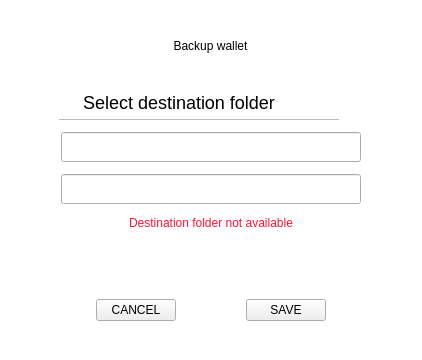
<?xml version="1.0" encoding="UTF-8"?>
<ui version="4.0">
 <class>SettingsBackup</class>
 <widget class="QDialog" name="SettingsBackup">
  <property name="geometry">
   <rect>
    <x>0</x>
    <y>0</y>
    <width>400</width>
    <height>350</height>
   </rect>
  </property>
  <property name="windowTitle">
   <string>Form</string>
  </property>
  <property name="styleSheet">
   <string notr="true">#SettingsBackup{
  background-color:transparent;
  border:none;
}</string>
  </property>
  <layout class="QVBoxLayout" name="verticalLayout">
   <property name="leftMargin">
    <number>20</number>
   </property>
   <property name="topMargin">
    <number>20</number>
   </property>
   <property name="rightMargin">
    <number>20</number>
   </property>
   <property name="bottomMargin">
    <number>20</number>
   </property>
   <item>
    <widget class="QFrame" name="frame">
     <property name="minimumSize">
      <size>
       <width>0</width>
       <height>320</height>
      </size>
     </property>
     <property name="autoFillBackground">
      <bool>false</bool>
     </property>
     <property name="styleSheet">
      <string notr="true">#frame{
  background-color: white;
  padding: 10px 10px 10px 10px;
  border-radius: 20px;
}</string>
     </property>
     <property name="frameShape">
      <enum>QFrame::StyledPanel</enum>
     </property>
     <property name="frameShadow">
      <enum>QFrame::Raised</enum>
     </property>
     <layout class="QVBoxLayout" name="verticalLayout_2">
      <property name="spacing">
       <number>12</number>
      </property>
      <item alignment="Qt::AlignHCenter">
       <widget class="QLabel" name="labelTitle">
        <property name="maximumSize">
         <size>
          <width>16777215</width>
          <height>40</height>
         </size>
        </property>
        <property name="text">
         <string>Backup wallet</string>
        </property>
        <property name="alignment">
         <set>Qt::AlignCenter</set>
        </property>
       </widget>
      </item>
      <item>
       <spacer name="verticalSpacer_6">
        <property name="orientation">
         <enum>Qt::Vertical</enum>
        </property>
        <property name="sizeType">
         <enum>QSizePolicy::Fixed</enum>
        </property>
        <property name="sizeHint" stdset="0">
         <size>
          <width>20</width>
          <height>20</height>
         </size>
        </property>
       </spacer>
      </item>
      <item>
       <layout class="QHBoxLayout" name="horizontalLayout">
        <item>
         <widget class="QPushButton" name="btnFolder">
          <property name="minimumSize">
           <size>
            <width>300</width>
            <height>35</height>
           </size>
          </property>
          <property name="maximumSize">
           <size>
            <width>300</width>
            <height>16777215</height>
           </size>
          </property>
          <property name="layoutDirection">
           <enum>Qt::RightToLeft</enum>
          </property>
          <property name="styleSheet">
           <string notr="true">padding:8px;
border:none;
font-size:18px;
border-bottom:1px solid #bababa;
margin-left:20px;</string>
          </property>
          <property name="text">
           <string>Select destination folder</string>
          </property>
          <property name="iconSize">
           <size>
            <width>20</width>
            <height>20</height>
           </size>
          </property>
         </widget>
        </item>
        <item>
         <widget class="QPushButton" name="pushButton">
          <property name="styleSheet">
           <string notr="true">background-color:transparent;
border:none;</string>
          </property>
          <property name="text">
           <string/>
          </property>
          <property name="icon">
           <iconset resource="../../veil.qrc">
            <normaloff>:/icons/ic-folder-png</normaloff>:/icons/ic-folder-png</iconset>
          </property>
          <property name="iconSize">
           <size>
            <width>20</width>
            <height>20</height>
           </size>
          </property>
         </widget>
        </item>
       </layout>
      </item>
      <item alignment="Qt::AlignHCenter">
       <widget class="QLineEdit" name="editPassword">
        <property name="minimumSize">
         <size>
          <width>300</width>
          <height>30</height>
         </size>
        </property>
        <property name="maximumSize">
         <size>
          <width>300</width>
          <height>16777215</height>
         </size>
        </property>
        <property name="alignment">
         <set>Qt::AlignCenter</set>
        </property>
       </widget>
      </item>
      <item alignment="Qt::AlignHCenter">
       <widget class="QLineEdit" name="editConfirm">
        <property name="minimumSize">
         <size>
          <width>300</width>
          <height>30</height>
         </size>
        </property>
        <property name="maximumSize">
         <size>
          <width>300</width>
          <height>16777215</height>
         </size>
        </property>
        <property name="alignment">
         <set>Qt::AlignCenter</set>
        </property>
       </widget>
      </item>
      <item alignment="Qt::AlignHCenter">
       <widget class="QLabel" name="errorMessage">
        <property name="styleSheet">
         <string notr="true">color:#fd1337;</string>
        </property>
        <property name="text">
         <string>Destination folder not available</string>
        </property>
        <property name="alignment">
         <set>Qt::AlignCenter</set>
        </property>
       </widget>
      </item>
      <item>
       <spacer name="verticalSpacer_5">
        <property name="orientation">
         <enum>Qt::Vertical</enum>
        </property>
        <property name="sizeHint" stdset="0">
         <size>
          <width>20</width>
          <height>40</height>
         </size>
        </property>
       </spacer>
      </item>
      <item>
       <layout class="QHBoxLayout" name="horizontalLayout_2">
        <item>
         <spacer name="horizontalSpacer_2">
          <property name="orientation">
           <enum>Qt::Horizontal</enum>
          </property>
          <property name="sizeHint" stdset="0">
           <size>
            <width>40</width>
            <height>20</height>
           </size>
          </property>
         </spacer>
        </item>
        <item>
         <widget class="QPushButton" name="btnEsc">
          <property name="text">
           <string>CANCEL</string>
          </property>
         </widget>
        </item>
        <item>
         <spacer name="horizontalSpacer_4">
          <property name="orientation">
           <enum>Qt::Horizontal</enum>
          </property>
          <property name="sizeHint" stdset="0">
           <size>
            <width>40</width>
            <height>20</height>
           </size>
          </property>
         </spacer>
        </item>
        <item>
         <widget class="QPushButton" name="btnSave">
          <property name="text">
           <string>SAVE</string>
          </property>
         </widget>
        </item>
        <item>
         <spacer name="horizontalSpacer_3">
          <property name="orientation">
           <enum>Qt::Horizontal</enum>
          </property>
          <property name="sizeHint" stdset="0">
           <size>
            <width>40</width>
            <height>20</height>
           </size>
          </property>
         </spacer>
        </item>
       </layout>
      </item>
     </layout>
    </widget>
   </item>
  </layout>
 </widget>
 <resources>
  <include location="../../veil.qrc"/>
 </resources>
 <connections/>
</ui>
